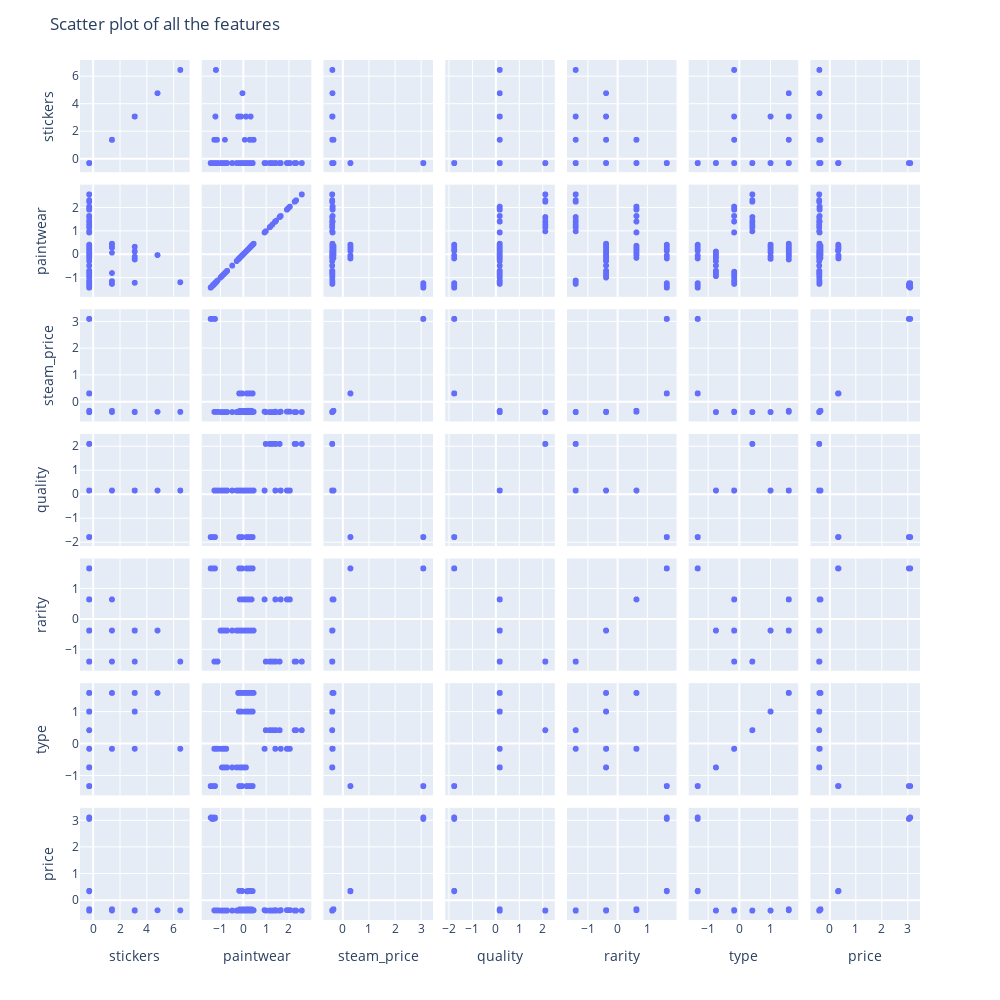

Write notebook code for a chart like this one.
### Code cell
fig = px.scatter_matrix(df, dimensions=df.columns)
fig.update_layout(
    title="Scatter plot of all the features",
    autosize=True,
    width=1000,
    height=1000,
)
fig.update_yaxes(automargin=True)

fig.show()

### Figure 1 — Plotly figure (JSON) as saved in the notebook; plotly's stock layout.template omitted (floating-point values rounded to 4 significant figures; data arrays with more than 128 entries replaced by an {"elided": "..."} marker saying what was removed)
{"data": [{"dimensions": [{"axis": {"matches": true}, "label": "stickers", "values": {"elided": "3300 float values"}}, {"axis": {"matches": true}, "label": "paintwear", "values": {"elided": "3300 float values"}}, {"axis": {"matches": true}, "label": "steam_price", "values": {"elided": "3300 float values"}}, {"axis": {"matches": true}, "label": "quality", "values": {"elided": "3300 float values"}}, {"axis": {"matches": true}, "label": "rarity", "values": {"elided": "3300 float values"}}, {"axis": {"matches": true}, "label": "type", "values": {"elided": "3300 float values"}}, {"axis": {"matches": true}, "label": "price", "values": {"elided": "3300 float values"}}], "hovertemplate": "%{xaxis.title.text}=%{x}<br>%{yaxis.title.text}=%{y}<extra></extra>", "legendgroup": "", "marker": {"color": "#636efa", "symbol": "circle"}, "name": "", "showlegend": false, "type": "splom"}], "layout": {"autosize": true, "dragmode": "select", "height": 1000, "legend": {"tracegroupgap": 0}, "margin": {"t": 60}, "title": {"text": "Scatter plot of all the features"}, "width": 1000, "yaxis": {"automargin": true}}}
